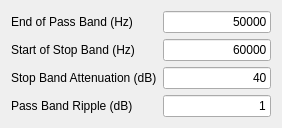
         <widget class="QWidget" name="firlpfPage">
          <layout class="QFormLayout" name="formLayout">
           <property name="fieldGrowthPolicy">
            <enum>QFormLayout::AllNonFixedFieldsGrow</enum>
           </property>
           <item row="0" column="0">
            <widget class="QLabel" name="endofLpfPassBandLabel">
             <property name="text">
              <string>End of Pass Band (Hz)</string>
             </property>
            </widget>
           </item>
           <item row="1" column="0">
            <widget class="QLabel" name="startofLpfStopBandLabel">
             <property name="text">
              <string>Start of Stop Band (Hz)</string>
             </property>
            </widget>
           </item>
           <item row="1" column="1">
            <widget class="QLineEdit" name="startofLpfStopBandEdit">
             <property name="minimumSize">
              <size>
               <width>70</width>
               <height>0</height>
              </size>
             </property>
             <property name="text">
              <string>60000</string>
             </property>
             <property name="alignment">
              <set>Qt::AlignRight|Qt::AlignTrailing|Qt::AlignVCenter</set>
             </property>
            </widget>
           </item>
           <item row="2" column="0">
            <widget class="QLabel" name="lpfStopBandAttenLabel">
             <property name="text">
              <string>Stop Band Attenuation (dB)</string>
             </property>
            </widget>
           </item>
           <item row="2" column="1">
            <widget class="QLineEdit" name="lpfStopBandAttenEdit">
             <property name="minimumSize">
              <size>
               <width>70</width>
               <height>0</height>
              </size>
             </property>
             <property name="text">
              <string>40</string>
             </property>
             <property name="alignment">
              <set>Qt::AlignRight|Qt::AlignTrailing|Qt::AlignVCenter</set>
             </property>
            </widget>
           </item>
           <item row="3" column="0">
            <widget class="QLabel" name="lpfPassBandRippleLabel">
             <property name="text">
              <string>Pass Band Ripple (dB)</string>
             </property>
            </widget>
           </item>
           <item row="3" column="1">
            <widget class="QLineEdit" name="lpfPassBandRippleEdit">
             <property name="minimumSize">
              <size>
               <width>70</width>
               <height>0</height>
              </size>
             </property>
             <property name="text">
              <string>1</string>
             </property>
             <property name="alignment">
              <set>Qt::AlignRight|Qt::AlignTrailing|Qt::AlignVCenter</set>
             </property>
            </widget>
           </item>
           <item row="0" column="1">
            <widget class="QLineEdit" name="endofLpfPassBandEdit">
             <property name="minimumSize">
              <size>
               <width>70</width>
               <height>0</height>
              </size>
             </property>
             <property name="text">
              <string>50000</string>
             </property>
             <property name="alignment">
              <set>Qt::AlignRight|Qt::AlignTrailing|Qt::AlignVCenter</set>
             </property>
            </widget>
           </item>
          </layout>
         </widget>
